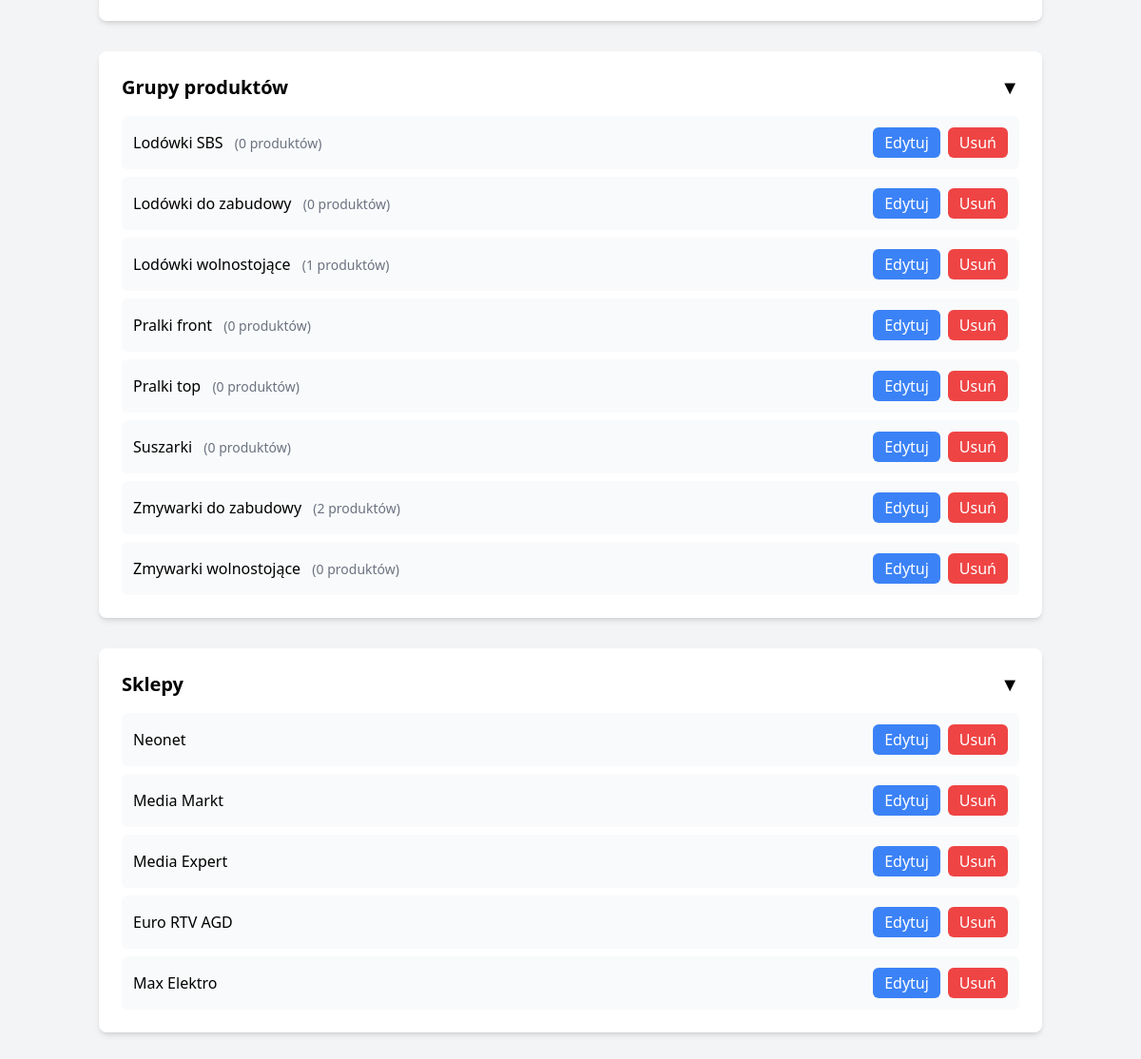
/ (signed in, lower part), run on an earlier commit of the app's database.
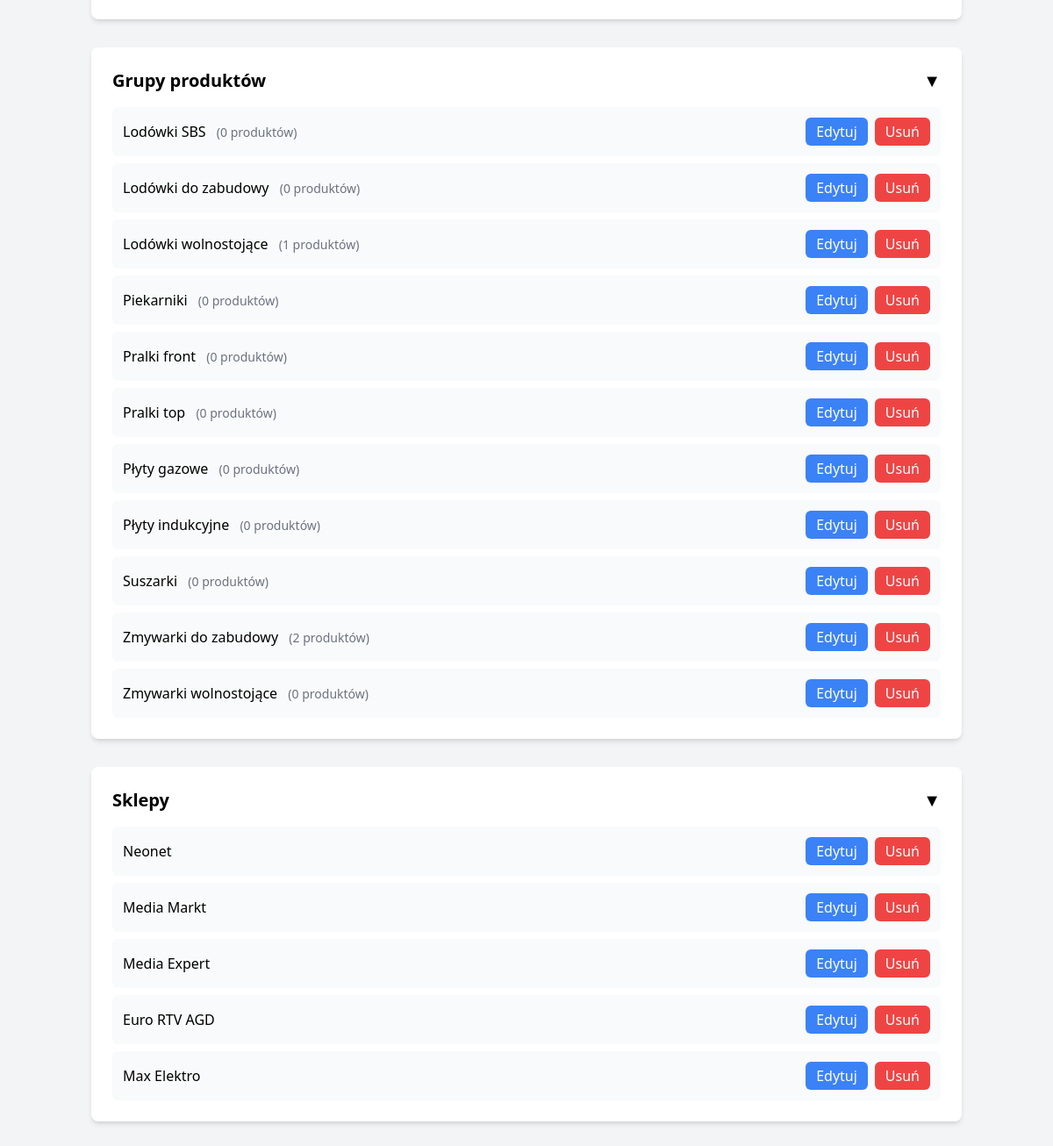
And on a later commit of the database.
### app.py (models this page shows)
class ProductGroup(db.Model):
    id = db.Column(db.Integer, primary_key=True)
    name = db.Column(db.String(100), nullable=False)
    products = db.relationship('Product', backref='group', lazy=True)

class Store(db.Model):
    id = db.Column(db.Integer, primary_key=True)
    name = db.Column(db.String(100), nullable=False)
    address = db.Column(db.String(200))

### app.py (the view)
@app.route('/')
@login_required
def index():
    sort_by = request.args.get('sort_by', 'name')
    try:
        if sort_by == 'group':
            groups = ProductGroup.query.order_by(ProductGroup.name).all()
        else:
            products = Product.query.order_by(Product.name).all()
            groups = {}
            for product in products:
                if product.group not in groups:
                    groups[product.group] = []
                groups[product.group].append(product)
            groups = [group for group in ProductGroup.query.all() if group in groups]
        stores = Store.query.all()
        all_groups = ProductGroup.query.order_by(ProductGroup.name).all()
        return render_template('index.html', groups=all_groups, stores=stores, current_sort=sort_by)
    except Exception as e:
        flash('Wystąpił błąd podczas ładowania danych!', 'error')
        print(f"Błąd: {str(e)}")
        return render_template('index.html', groups=[], stores=[], current_sort=sort_by)

### app.py (called while the page is built)
def login_required(f):
    @wraps(f)
    def decorated_function(*args, **kwargs):
        if 'user_id' not in session:
            flash('Proszę się zalogować, aby uzyskać dostęp.', 'error')
            return redirect(url_for('login'))
        return f(*args, **kwargs)
    return decorated_function

### templates/index.html (shortened to what this page needs)
<!DOCTYPE html>
<html lang="pl">
<head>
    <script src="https://cdn.tailwindcss.com"></script>
</head>
<body class="bg-gray-100">
    <div class="container mx-auto px-4 py-8">
        <div id="addFormsSection" class="bg-white p-6 rounded-lg shadow-md mb-8">
        </div>
        <div id="groupsSection" class="bg-white p-6 rounded-lg shadow-md mb-8">
            <div class="flex justify-between items-center mb-4 cursor-pointer" onclick="toggleSection('groupsSection')">
                <h2 class="text-xl font-semibold">Grupy produktów</h2>
                <span class="toggle-icon text-xl">▼</span>
            </div>
            <div class="section-content">
                <div class="space-y-2">
                    {% for group in groups %}
                    <div class="flex justify-between items-center p-3 bg-gray-50 rounded-md">
                        <div>
                            <span class="font-medium">{{ group.name }}</span>
                            <span class="text-sm text-gray-500 ml-2">({{ group.products|length }} produktów)</span>
                        </div>
                        <div class="flex space-x-2">
                            <button onclick="openEditModal('group', {{ group.id }})"
                                    class="px-3 py-1 bg-blue-500 text-white rounded-md hover:bg-blue-600">
                                Edytuj
                            </button>
                            <button onclick="openDeleteModal('group', {{ group.id }})"
                                    class="px-3 py-1 bg-red-500 text-white rounded-md hover:bg-red-600">
                                Usuń
                            </button>
                        </div>
                    </div>
                    {% endfor %}
                </div>
            </div>
        </div>
        <div id="storesSection" class="bg-white p-6 rounded-lg shadow-md mb-8">
            <div class="flex justify-between items-center mb-4 cursor-pointer" onclick="toggleSection('storesSection')">
                <h2 class="text-xl font-semibold">Sklepy</h2>
                <span class="toggle-icon text-xl">▼</span>
            </div>
            <div class="section-content">
                <div class="space-y-2">
                    {% for store in stores %}
                    <div class="flex justify-between items-center p-3 bg-gray-50 rounded-md">
                        <div>
                            <span class="font-medium">{{ store.name }}</span>
                        </div>
                        <div class="flex space-x-2">
                            <button onclick="openEditModal('store', {{ store.id }})"
                                    class="px-3 py-1 bg-blue-500 text-white rounded-md hover:bg-blue-600">
                                Edytuj
                            </button>
                            <button onclick="openDeleteModal('store', {{ store.id }})"
                                    class="px-3 py-1 bg-red-500 text-white rounded-md hover:bg-red-600">
                                Usuń
                            </button>
                        </div>
                    </div>
                    {% endfor %}
                </div>
            </div>
        </div>
    </div>
</body>
</html>

What changed in the data, as far as the page shows it:
added ProductGroup: name "Piekarniki", products|length "0"
added ProductGroup: name "Płyty gazowe", products|length "0"
added ProductGroup: name "Płyty indukcyjne", products|length "0"
